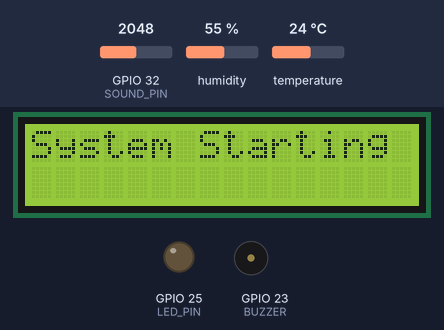
This sketch was run on a simulated ESP32. Shown: 16×2 character LCD, output pins drawn as LEDs (lit = HIGH), buzzer (waves = sounding). The test bench sets the inputs (shaded band); at power-on: GPIO 32 (SOUND_PIN) = 2048, humidity 55 %, temperature 24 °C. The modem accepts every AT command (registered, SIM ready, sends succeed) and sends nothing else; what the sketch prints to the serial monitor is not drawn.

Above: at 0.1 s.
At 2.1 s:
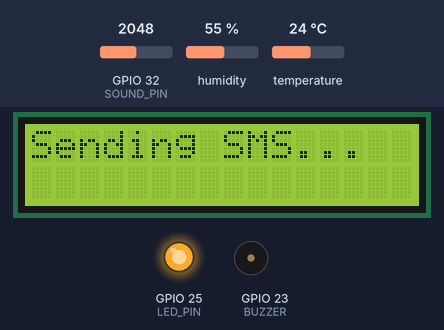
At 5.6 s:
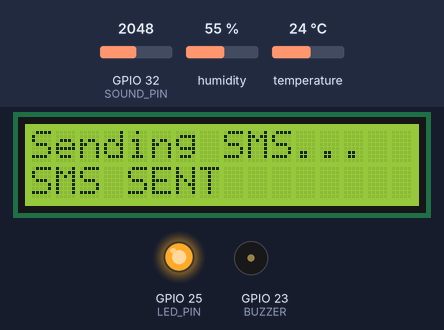
At 9.6 s:
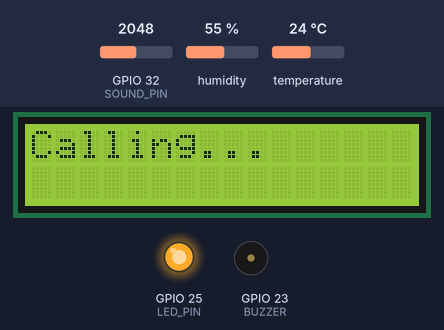
Timing chart, 0 to 40.0 s (numbered marks = the images above):
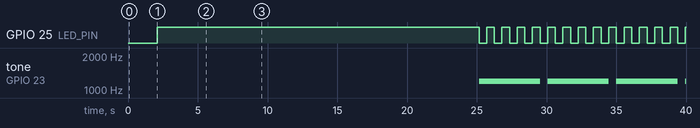

The sketch:

main.ino
```cpp
#include <DHT.h>
#include <SoftwareSerial.h>
#include <LiquidCrystal.h>

#define DHTPIN 15
#define DHTTYPE DHT11
#define SOUND_PIN 32
#define LED_PIN 25
#define BUZZER 23
#define SIM_RX 16
#define SIM_TX 17

DHT dht(DHTPIN, DHTTYPE);
SoftwareSerial sim(SIM_RX, SIM_TX);
LiquidCrystal lcd(22,21,4,5,18,19);

int soundThreshold = 100;

bool alertSent = false;
bool envAlertSent = false;

unsigned long buzzerStartTime = 0;
unsigned long buzzerOnTime = 0;
bool buzzerActive = false;

unsigned long buzzerDelay = 10000;
unsigned long buzzerDuration = 4000;

unsigned long previousBlink = 0;
bool ledState = false;

String phoneNumber = "+254708837750";


// ---------- BUZZER ----------
void buzzerOn(int freq=1000){
  tone(BUZZER,freq);
}

void buzzerOff(){
  noTone(BUZZER);
}


// ---------- SMS + CALL ----------
void sendSMS(String message){

  Serial.println("Sending SMS...");

  lcd.clear();
  lcd.setCursor(0,0);
  lcd.print("Sending SMS...");

  sim.println("AT");
  delay(1000);

  sim.println("AT+CMGF=1");
  delay(1000);

  sim.print("AT+CMGS=\"");
  sim.print(phoneNumber);
  sim.println("\"");

  delay(1000);

  sim.print(message);
  delay(500);

  sim.write(26);

  lcd.setCursor(0,1);
  lcd.print("SMS SENT");

  Serial.println("SMS SENT");

  delay(4000);


  // CALL
  lcd.clear();
  lcd.setCursor(0,0);
  lcd.print("Calling...");

  Serial.println("Calling...");

  sim.print("ATD");
  sim.print(phoneNumber);
  sim.println(";");

  delay(15000);

  sim.println("ATH");

  lcd.clear();
}


// ---------- SETUP ----------
void setup(){

  pinMode(SOUND_PIN,INPUT);
  pinMode(BUZZER,OUTPUT);
  pinMode(LED_PIN,OUTPUT);

  Serial.begin(9600);
  sim.begin(9600);

  dht.begin();

  lcd.begin(16,2);
  lcd.print("System Starting");
  delay(2000);
  lcd.clear();
}


// ---------- LOOP ----------
void loop(){

  int soundLevel = analogRead(SOUND_PIN);

  float temp = dht.readTemperature();
  float hum = dht.readHumidity();

  unsigned long currentTime = millis();

  bool unsafeCondition = (soundLevel >= soundThreshold) || (temp > 32 || hum < 25);


  // ---------- LED BLINK ----------
  if(unsafeCondition){

    if(currentTime - previousBlink >= 500){

      previousBlink = currentTime;

      ledState = !ledState;
      digitalWrite(LED_PIN, ledState);
    }

  }else{

    digitalWrite(LED_PIN,LOW);
  }


  // ---------- SOUND ALERT ----------
  if(soundLevel >= soundThreshold && !alertSent){

    sendSMS("ALERT: Distress sound detected. Please check immediately.");

    alertSent = true;
  }


  // ---------- ENV ALERT ----------
  if((temp > 32 || hum < 25) && !envAlertSent){

    sendSMS("ALERT: Environmental conditions unsafe.");

    envAlertSent = true;
  }


  // ---------- BUZZER TIMER ----------
  if(unsafeCondition && buzzerStartTime == 0){
    buzzerStartTime = currentTime;
  }


  // ---------- BUZZER ON ----------
  if(unsafeCondition && !buzzerActive && currentTime - buzzerStartTime >= buzzerDelay){

    if(soundLevel >= soundThreshold)
      buzzerOn(1200);
    else
      buzzerOn(800);

    buzzerActive = true;
    buzzerOnTime = currentTime;
  }


  // ---------- BUZZER OFF ----------
  if(buzzerActive && currentTime - buzzerOnTime >= buzzerDuration){

    buzzerOff();
    buzzerActive = false;
  }


  // ---------- RESET WHEN SAFE ----------
  if(!unsafeCondition){

    buzzerOff();
    buzzerActive = false;
    buzzerStartTime = 0;

    alertSent = false;
    envAlertSent = false;
  }


  // ---------- SERIAL MONITOR ----------
  Serial.println("------ SYSTEM STATUS ------");

  Serial.print("Temp: ");
  Serial.println(temp);

  Serial.print("Humidity: ");
  Serial.println(hum);

  Serial.print("Sound: ");
  Serial.println(soundLevel);

  Serial.println("---------------------------");


  // ---------- LCD ----------
  lcd.setCursor(0,0);
  lcd.print("T:");
  lcd.print(temp);
  lcd.print("C H:");
  lcd.print(hum);
  lcd.print("% ");

  lcd.setCursor(0,1);
  lcd.print("S:");
  lcd.print(soundLevel);
  lcd.print(" ");

  delay(500);
}
```

Measured:
- by itself, GPIO 25 (LED_PIN): repeats every 1.1 s: LOW 0.54 s, HIGH 0.54 s
- by itself, tone on GPIO 23 (BUZZER): silent → 1200 Hz at 25.2 s, → silent 4.4 s later, → 1200 Hz 0.54 s later, → silent 4.4 s later, … (7 changes in this stretch)
- what the display in image 1 shows lasts 3.5 s, from 2.1 s to 5.6 s
- what the display in image 2 shows lasts 4.0 s, from 5.6 s to 9.6 s
